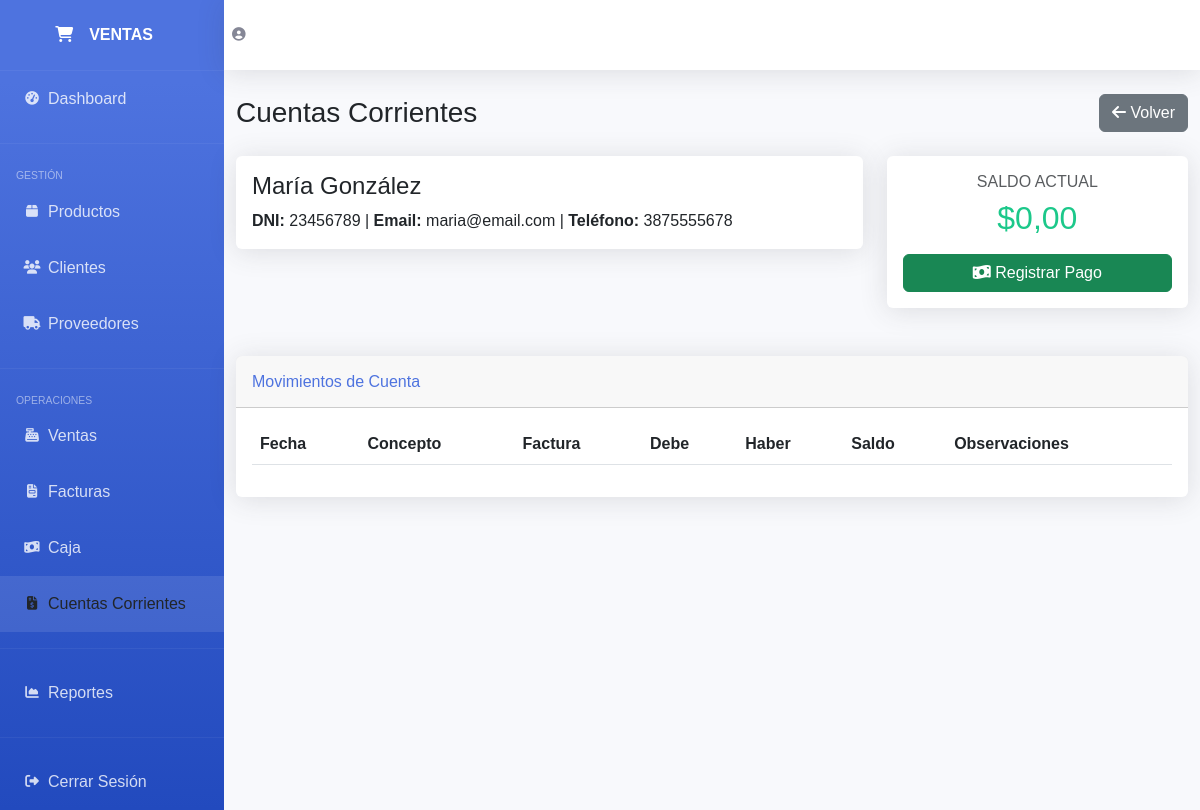
The app's page /cuentas_corrientes.php?cliente_id=2, older data.
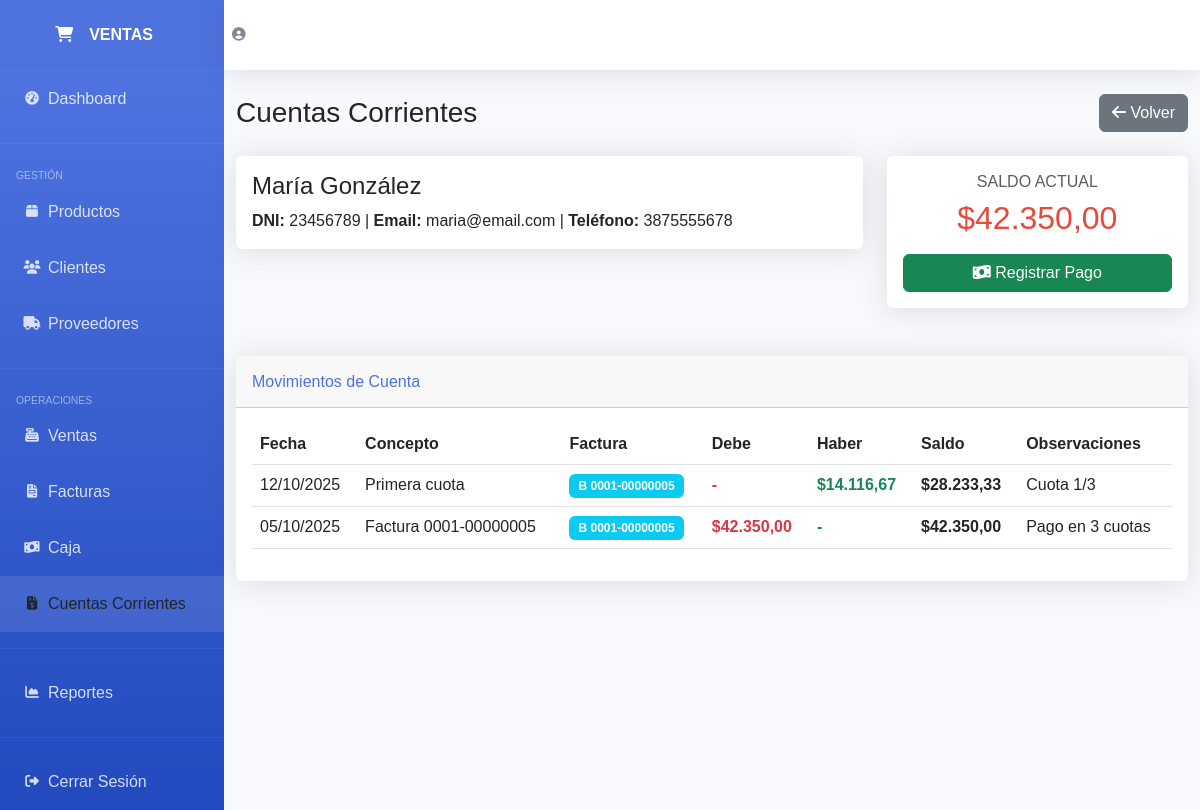
The same page, newer data.
### tables this page shows
CREATE TABLE `cuentas_corrientes` (
  `id` int(11) NOT NULL,
  `cliente_id` int(11) NOT NULL,
  `tipo_movimiento` enum('debe','haber') NOT NULL,
  `concepto` varchar(255) NOT NULL,
  `factura_id` int(11) DEFAULT NULL,
  `importe` decimal(10,2) NOT NULL,
  `saldo` decimal(10,2) NOT NULL,
  `fecha_movimiento` date NOT NULL,
  `observaciones` text DEFAULT NULL,
  `usuario_id` int(11) NOT NULL,
  `fecha_creacion` timestamp NOT NULL DEFAULT current_timestamp()
);

CREATE TABLE `facturas` (
  `id` int(11) NOT NULL,
  `numero_factura` varchar(50) NOT NULL,
  `tipo` enum('A','B','C') NOT NULL,
  `tipo_comprobante` enum('factura','nota_credito','nota_debito','recibo','presupuesto') NOT NULL,
  `cliente_id` int(11) NOT NULL,
  `fecha_emision` date NOT NULL,
  `fecha_vencimiento` date DEFAULT NULL,
  `subtotal` decimal(10,2) NOT NULL,
  `iva` decimal(10,2) DEFAULT 0.00,
  `total` decimal(10,2) NOT NULL,
  `estado` enum('pendiente','pagada','vencida','anulada') DEFAULT 'pendiente',
  `observaciones` text DEFAULT NULL,
  `usuario_id` int(11) NOT NULL,
  `fecha_creacion` timestamp NOT NULL DEFAULT current_timestamp()
);

### config.php (called while the page is built, shortened)
<?php
function formatear_precio($precio) {
    return '$' . number_format($precio, 2, ',', '.');
}
?>

### cuentas_corrientes.php (the view, shortened to what the changed rows need)
<?php
require_once 'config.php';
$sql_clientes = "SELECT
    c.id,
    c.nombre,
    c.apellido,
    c.dni,
    c.telefono,
    COALESCE(SUM(CASE WHEN cc.tipo_movimiento = 'debe' THEN cc.importe ELSE 0 END), 0) as total_debe,
    COALESCE(SUM(CASE WHEN cc.tipo_movimiento = 'haber' THEN cc.importe ELSE 0 END), 0) as total_haber,
    COALESCE(SUM(CASE WHEN cc.tipo_movimiento = 'debe' THEN cc.importe ELSE -cc.importe END), 0) as saldo_actual
FROM clientes c
LEFT JOIN cuentas_corrientes cc ON c.id = cc.cliente_id
WHERE c.estado = 1
GROUP BY c.id, c.nombre, c.apellido, c.dni, c.telefono
HAVING saldo_actual != 0 OR total_debe > 0 OR total_haber > 0
ORDER BY saldo_actual DESC";
$result_clientes = $conn->query($sql_clientes);
$cliente_seleccionado = null;
$movimientos_cliente = [];
if (isset($_GET['cliente_id'])) {
    $cliente_id = intval($_GET['cliente_id']);
    $sql_cliente = "SELECT * FROM clientes WHERE id = ?";
    $stmt = $conn->prepare($sql_cliente);
    $stmt->bind_param("i", $cliente_id);
    $stmt->execute();
    $cliente_seleccionado = $stmt->get_result()->fetch_assoc();
    $sql_movimientos = "SELECT cc.*, f.numero_factura, f.tipo as factura_tipo
                        FROM cuentas_corrientes cc
                        LEFT JOIN facturas f ON cc.factura_id = f.id
                        WHERE cc.cliente_id = ?
                        ORDER BY cc.fecha_movimiento DESC, cc.id DESC";
    $stmt_mov = $conn->prepare($sql_movimientos);
    $stmt_mov->bind_param("i", $cliente_id);
    $stmt_mov->execute();
    $result_movimientos = $stmt_mov->get_result();
    while($row = $result_movimientos->fetch_assoc()) {
        $movimientos_cliente[] = $row;
    }
}
?>
<!DOCTYPE html>
<html lang="es">
<head>
    <link href="https://cdnjs.cloudflare.com/ajax/libs/bootstrap/5.3.0/css/bootstrap.min.css" rel="stylesheet">
    <link href="https://cdnjs.cloudflare.com/ajax/libs/font-awesome/6.4.0/css/all.min.css" rel="stylesheet">
</head>
<body>
    <div id="wrapper">
        <div id="content-wrapper">
            <div class="container-fluid">
                <div class="d-sm-flex align-items-center justify-content-between mb-4">
                    <h1 class="h3 mb-0 text-gray-800">Cuentas Corrientes</h1>
                </div>
                <?php if (!$cliente_seleccionado): ?>
                    <div class="row">
                        <?php while($cliente = $result_clientes->fetch_assoc()): ?>
                        <div class="col-xl-4 col-md-6 mb-4">
                            <div class="card cliente-card" onclick="window.location.href='cuentas_corrientes.php?cliente_id=<?php echo $cliente['id']; ?>'">
                                <div class="card-body">
                                    <h5 class="card-title"><?php echo $cliente['nombre'] . ' ' . $cliente['apellido']; ?></h5>
                                    <p class="card-text">
                                        <small class="text-muted">DNI: <?php echo $cliente['dni']; ?></small><br>
                                        <small class="text-muted">Tel: <?php echo $cliente['telefono']; ?></small>
                                    </p>
                                    <hr>
                                    <div class="row text-center">
                                        <div class="col-4">
                                            <small class="text-muted">Debe</small><br>
                                            <strong class="text-danger"><?php echo formatear_precio($cliente['total_debe']); ?></strong>
                                        </div>
                                        <div class="col-4">
                                            <small class="text-muted">Haber</small><br>
                                            <strong class="text-success"><?php echo formatear_precio($cliente['total_haber']); ?></strong>
                                        </div>
                                        <div class="col-4">
                                            <small class="text-muted">Saldo</small><br>
                                            <strong class="<?php echo $cliente['saldo_actual'] > 0 ? 'saldo-positivo' : 'saldo-negativo'; ?>">
                                                <?php echo formatear_precio($cliente['saldo_actual']); ?>
                                            </strong>
                                        </div>
                                    </div>
                                </div>
                            </div>
                        </div>
                        <?php endwhile; ?>
                    </div>
                <?php else: ?>
                    <div class="row mb-4">
                        <div class="col-md-8">
                            <div class="card">
                                <div class="card-body">
                                    <h4><?php echo $cliente_seleccionado['nombre'] . ' ' . $cliente_seleccionado['apellido']; ?></h4>
                                    <p class="mb-0">
                                        <strong>DNI:</strong> <?php echo $cliente_seleccionado['dni']; ?> |
                                        <strong>Email:</strong> <?php echo $cliente_seleccionado['email']; ?> |
                                        <strong>Teléfono:</strong> <?php echo $cliente_seleccionado['telefono']; ?>
                                    </p>
                                </div>
                            </div>
                        </div>
                        <div class="col-md-4">
                            <div class="card">
                                <div class="card-body text-center">
                                    <h6 class="text-muted">SALDO ACTUAL</h6>
                                    <?php
                                    $saldo_total = end($movimientos_cliente)['saldo'] ?? 0;
                                    ?>
                                    <h2 class="<?php echo $saldo_total > 0 ? 'saldo-positivo' : 'saldo-negativo'; ?>">
                                        <?php echo formatear_precio($saldo_total); ?>
                                    </h2>
                                    <button class="btn btn-success w-100 mt-2" data-bs-toggle="modal" data-bs-target="#modalPago">
                                        <i class="fas fa-money-bill-wave"></i> Registrar Pago
                                    </button>
                                </div>
                            </div>
                        </div>
                    </div>
                    <div class="card">
                        <div class="card-header py-3">
                            <h6 class="m-0 font-weight-bold" style="color: var(--primary);">Movimientos de Cuenta</h6>
                        </div>
                        <div class="card-body">
                            <div class="table-responsive">
                                <table class="table table-hover">
                                    <thead>
                                        <tr>
                                            <th>Fecha</th>
                                            <th>Concepto</th>
                                            <th>Factura</th>
                                            <th>Debe</th>
                                            <th>Haber</th>
                                            <th>Saldo</th>
                                            <th>Observaciones</th>
                                        </tr>
                                    </thead>
                                    <tbody>
                                        <?php foreach($movimientos_cliente as $mov): ?>
                                        <tr>
                                            <td><?php echo date('d/m/Y', strtotime($mov['fecha_movimiento'])); ?></td>
                                            <td><?php echo $mov['concepto']; ?></td>
                                            <td>
                                                <?php if($mov['numero_factura']): ?>
                                                    <span class="badge bg-info">
                                                        <?php echo $mov['factura_tipo'] . ' ' . $mov['numero_factura']; ?>
                                                    </span>
                                                <?php else: ?>
                                                    -
                                                <?php endif; ?>
                                            </td>
                                            <td class="text-danger fw-bold">
                                                <?php echo $mov['tipo_movimiento'] === 'debe' ? formatear_precio($mov['importe']) : '-'; ?>
                                            </td>
                                            <td class="text-success fw-bold">
                                                <?php echo $mov['tipo_movimiento'] === 'haber' ? formatear_precio($mov['importe']) : '-'; ?>
                                            </td>
                                            <td class="fw-bold <?php echo $mov['saldo'] > 0 ? 'saldo-positivo' : 'saldo-negativo'; ?>">
                                                <?php echo formatear_precio($mov['saldo']); ?>
                                            </td>
                                            <td><?php echo $mov['observaciones'] ?? '-'; ?></td>
                                        </tr>
                                        <?php endforeach; ?>
                                    </tbody>
                                </table>
                            </div>
                        </div>
                    </div>
                <?php endif; ?>
            </div>
        </div>
    </div>
</body>
</html>

Row changes from the older to the newer data that the page shows:
added cuentas_corrientes: saldo "$42.350,00", fecha_movimiento "05/10/2025", concepto "Factura 0001-00000005", factura.tipo "B", factura.numero_factura "0001-00000005", importe "$42.350,00", observaciones "Pago en 3 cuotas"
added cuentas_corrientes: fecha_movimiento "12/10/2025", concepto "Primera cuota", factura.tipo "B", factura.numero_factura "0001-00000005", importe "$14.116,67", saldo "$28.233,33", observaciones "Cuota 1/3"
Text that changed along with them:
formatear_precio($saldo_total): "$0,00" → (not shown)
